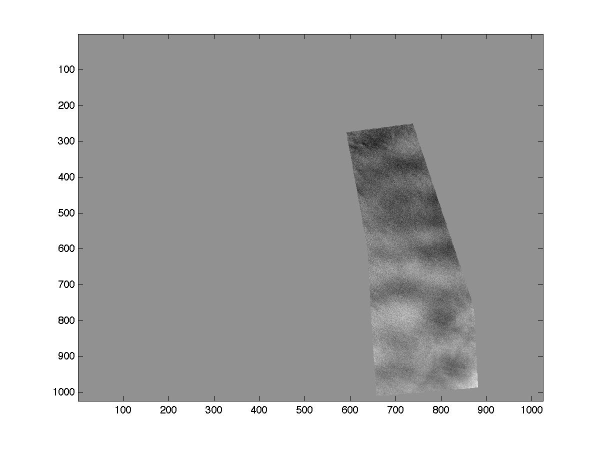
%> input picture matlab/cjfcode/test.jpg, 1200 x 901 px (shown at 1/2 size)
$ octave --eval "result = OR_map_analysis;"   (GNU Octave 9; MATLAB toolbox functions it lacks are replaced by stand-ins)
%> lines starting %> are read from the running program, lines starting %| are printed output that depends on the picture
### matlab/cjfcode/fermifilt.m
function filtim=fermifilt(im,mm_bound,pix_res)
%This is a funciton in which a spatial fermi filter is applied to an image
%in fourier space.  The ouput is the spatially low pass filtered image.
%
%USAGE
%filtim=fermifilt(im,mm_bound,pix_res)
%
%VARIABLE DEFINITIONS
%im - Input image to be filtered
%mm_bound - The wavelength in 탆 at which the fermi filter is defined to give a
%			50% response.  This is effectively the border of the low pass
%			filter to be applied ot the image.
%pix_res - The pixel resolution for the image (탆/pixel).
%filtim - The filtered image to be output.

%From the image size, pixel resolution, and desired 50% filter response, calculate
%the appropriate pixel cutoff for the filter to be applied to the 2D fft.
imsize=size(im);
ap_size=pix_res*imsize(2);
pix_bound=ap_size/mm_bound;

%Create a matrix that is the same size as the input image and will serve as a map
%of the distance from the center of the 2D fft image.
X=repmat(1:imsize(2),imsize(1),1);
X=X-imsize(2)/2;
Y=repmat(1:imsize(1),imsize(2),1);
Y=Y-imsize(1)/2;
Y=Y';
dist=sqrt(X.^2+Y.^2);

%Define the fermi filter to be used
fermi2=1./(1+exp(-((pix_bound-abs(dist))./(.05*pix_bound))));

%calculate the 2D fft of the input image and apply the fermi filter to that image.
%next, take the inverse transform in order to get the filtered image back.
ffted=fftshift(fft2(im,imsize(1),imsize(2)));
filtim=abs(ifft2(ffted.*fermi2));

%Version: 1.0
%Corey J. Flynn
%Laboratory of Justin Crowley
%Department of Biological Sciences
%Carnegie Mellon University
%Contact: cjflynn@andrew.cmu.edu

### matlab/cjfcode/oisoftware/OR_map_analysisV1/OR_map_analysis.m
function maps=OR_map_analysis
%This function asks the user for two input images that represent the 0-90 and
%45-135 difference images from an orientaiton mapping experiment in the visual
%cortex.  From these images, it calculates the magnitude of orientation response
%at all pixels in the images as well as the angular preference of all pixels in
%the image.  Once the anglemap is computed, putative sites for pinwheels are
%calculated from the angular preference map.  These sites are reported separately
%for pinwheels of clockwise and counterclockwise chirality.
%
%USAGE
%maps=OR_map_analysis
%
%VARIABLE DEFINITIONS
%maps - a structure containing the following maps to be output:
%		magmap - the response magnitude map
%		anglemap - the angular preference map
%		pospin - pinwheel location image for pinwheels with a clockwise chirality
%		negpin - pinwheel location image for pinwheels with a counter-clockwise chirality

%import two difference images.  One for the 0-90 difference and one for the
%45-135 difference.
[file,path]=uigetfile({'*.bmp';'*.jpg';'*.tif'},'Select 0-90 Difference Image'...
    ,'~/Desktop');
%> the answer given: ../../test.jpg
diff0=double(imread(sprintf('%s%s',path,file)));
%> diff0: size 901x1200x3 double; min 0, max 255, mean 181.7; mean of the top-left, top-right, bottom-left and bottom-right quarters 184.5, 172.8, 189, 180.5
if size(diff0,3)==3
	diff0=mean(diff0,3);
%> diff0: size 901x1200 double
end
[file,path]=uigetfile({'*.bmp';'*.jpg';'*.tif'},'Select 45-135 Difference Image'...
    ,path);
%> the answer given: ../../fouriercomponents.jpg
diff45=double(imread(sprintf('%s%s',path,file)));
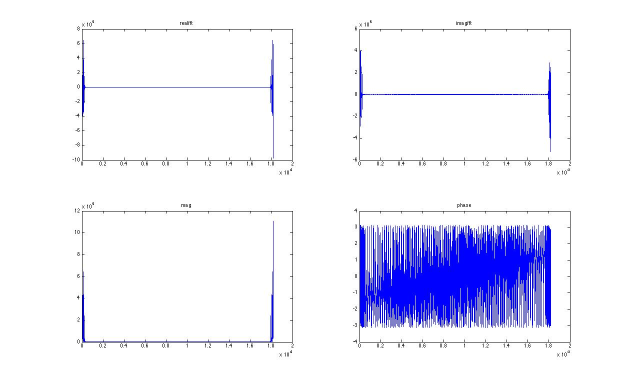
%> input picture matlab/cjfcode/fouriercomponents.jpg, 1260 x 768 px (shown at 1/2 size)
if size(diff45,3)==3
	diff45=mean(diff45,3);
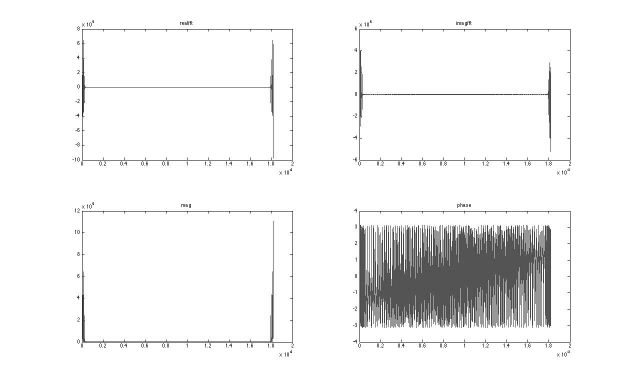
%> diff45: size 768x1260 double (shown at 1/2 size); min 0, max 255, mean 241.3
end

%apply a fermi filter to the image to generate an image of the local
%background.  Subtract the background to flatten the image and
%to center the grey values in the image near zero.
bg0=fermifilt(diff0,1300,6.4);
%> in fermifilt, `filtim=abs(ifft2(ffted.*fermi2));`:
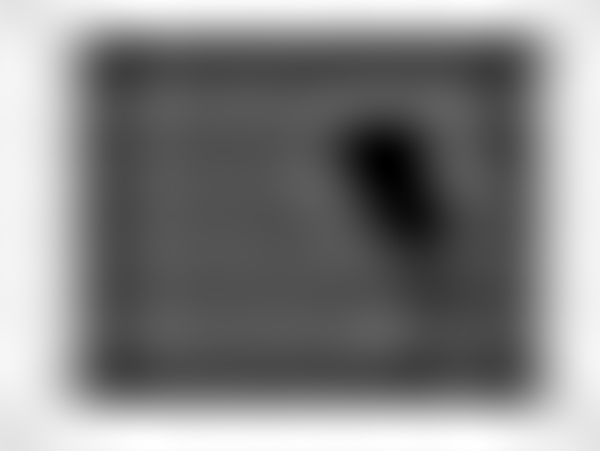
%> filtim: size 901x1200 double (shown at 1/2 size); min 82.77, max 273.5, mean 181.7; drawn with min black and max white
bg45=fermifilt(diff45,1300,6.4);
%> call 2 of fermifilt, with mm_bound = 1300, pix_res = 6.4
%> in fermifilt (call 2), `filtim=abs(ifft2(ffted.*fermi2));`:
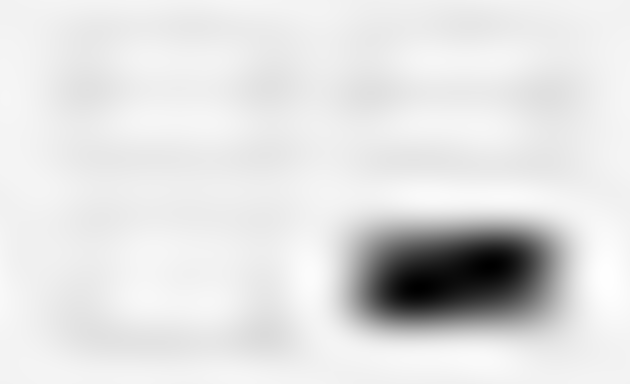
%> filtim: size 768x1260 double (shown at 1/2 size); min 70.94, max 264.3, mean 241.4; drawn with min black and max white
diff0f=diff0-bg0;
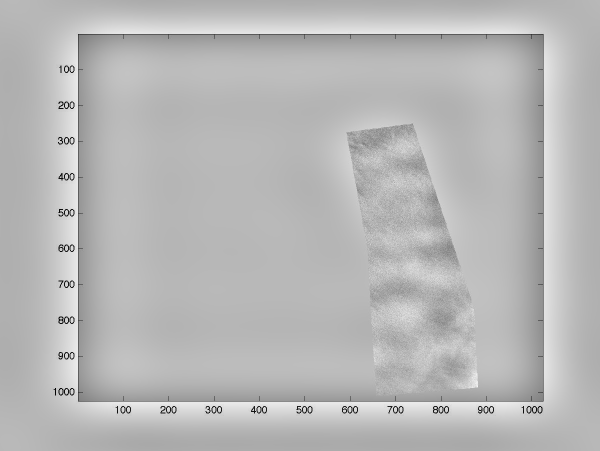
%> diff0f: size 901x1200 double (shown at 1/2 size); min -238.2, max 92.32, mean 0; drawn with min black and max white
diff45f=diff45-bg45;
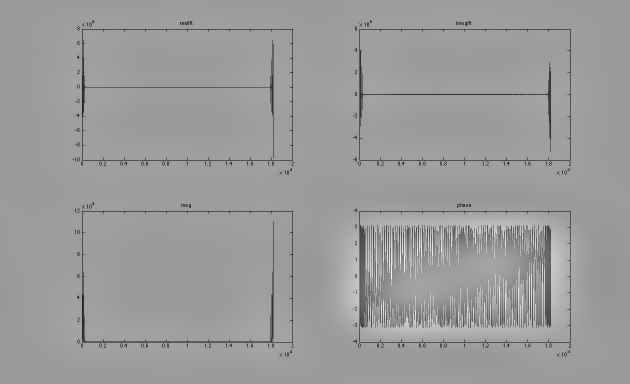
%> diff45f: size 768x1260 double (shown at 1/2 size); min -257.3, max 164.9, mean 0; drawn with min black and max white

%calculate the angular preference map as a complex field from the two
%flattened images.  This will map the responses onto a 360 polar
%representation.  From this complex field, calculate the angular repsponse
%and the magnitude of response in a 180 degree orientation space.
%> (the run ends here)
